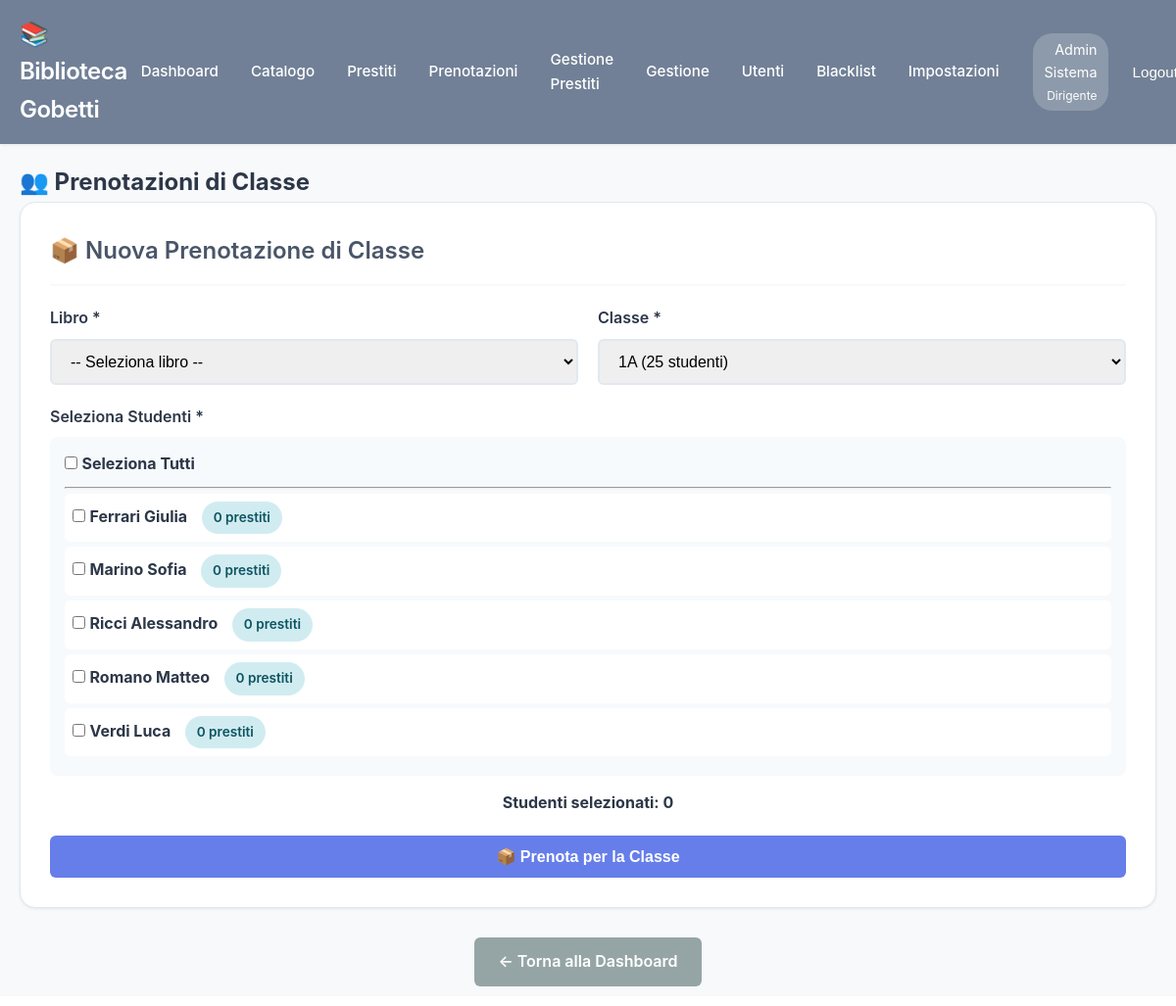
The app's page /biblioteca_gobetti/user/prenotazioni_classe.php?classe_id=1 (signed in) with its own data.
### tables this page shows
CREATE TABLE IF NOT EXISTS utenti (
    id INT AUTO_INCREMENT PRIMARY KEY,
    username VARCHAR(50) UNIQUE NOT NULL,
    password VARCHAR(255) NOT NULL,
    nome VARCHAR(100) NOT NULL,
    cognome VARCHAR(100) NOT NULL,
    email VARCHAR(150) UNIQUE NOT NULL,
    livello INT NOT NULL DEFAULT 100,
    classe_id INT NULL,
    in_blacklist BOOLEAN DEFAULT FALSE,
    motivo_blacklist TEXT NULL,
    data_inizio_blacklist DATETIME NULL,
    data_creazione TIMESTAMP DEFAULT CURRENT_TIMESTAMP,
    ultimo_accesso TIMESTAMP NULL,
    attivo BOOLEAN DEFAULT TRUE,
    INDEX idx_livello (livello),
    INDEX idx_blacklist (in_blacklist),
    INDEX idx_classe (classe_id)
);

### biblioteca_gobetti/includes/functions.php (called while the page is built, shortened)
<?php
function isLogged() {
    return isset($_SESSION['user_id']) && isset($_SESSION['livello']);
}
function hasMinLevel($livello_minimo) {
    return $_SESSION['livello'] >= $livello_minimo;
}
function getCurrentUser() {
    $db = getDB();
    $stmt = $db->prepare("SELECT * FROM utenti WHERE id = ?");
    $stmt->execute([$_SESSION['user_id']]);
    return $stmt->fetch();
}
function e($string) {
    return htmlspecialchars($string, ENT_QUOTES, 'UTF-8');
}
?>

### biblioteca_gobetti/user/prenotazioni_classe.php (the view, shortened to what this page needs)
<?php
require_once '../includes/functions.php';
$db = getDB();
$user = getCurrentUser();
if ($user['livello'] >= LIVELLO_BIBLIOTECARIO) {
    $classi = $db->query("SELECT * FROM classi WHERE attiva = 1 ORDER BY nome, sezione")->fetchAll();
} else {
    $classi = $db->query("SELECT * FROM classi WHERE attiva = 1 ORDER BY nome, sezione")->fetchAll();
}
$studenti = [];
$classe_selezionata = null;
if (isset($_GET['classe_id'])) {
    $classe_id = $_GET['classe_id'];
    $stmt = $db->prepare("SELECT * FROM classi WHERE id = ?");
    $stmt->execute([$classe_id]);
    $classe_selezionata = $stmt->fetch();
    if ($classe_selezionata) {
        $stmt = $db->prepare("
            SELECT u.*,
                   COUNT(p.id) as prestiti_attivi
            FROM utenti u
            LEFT JOIN prestiti p ON u.id = p.utente_id AND p.stato IN ('attivo', 'in_ritardo')
            WHERE u.classe_id = ? AND u.attivo = 1 AND u.livello = ?
            GROUP BY u.id
            ORDER BY u.cognome, u.nome
        ");
        $stmt->execute([$classe_id, LIVELLO_STUDENTE]);
        $studenti = $stmt->fetchAll();
    }
}
?>
<!DOCTYPE html>
<html lang="it">
<head>
    <link rel="stylesheet" href="../assets/css/style.css">
</head>
<body data-livello="<?php echo $user['livello']; ?>">
    <?php include '../includes/header.php'; ?>
    <div class="container">
        <h2>👥 Prenotazioni di Classe</h2>
        <div class="card">
            <div class="card-header">
                <h3 class="card-title">📦 Nuova Prenotazione di Classe</h3>
            </div>
            <form method="POST" id="formPrenotazioneClasse">
                <div class="form-row">
                    <div class="form-group">
                        <label class="form-label">Libro *</label>
                        <select name="libro_id" id="libro_id" class="form-control" required>
                            <option value="">-- Seleziona libro --</option>
                        </select>
                    </div>
                    <div class="form-group">
                        <label class="form-label">Classe *</label>
                        <select name="classe_id" class="form-control" required onchange="this.form.action='prenotazioni_classe.php'; this.form.method='GET'; this.form.submit();">
                            <?php foreach ($classi as $classe): ?>
                                <option value="<?php echo $classe['id']; ?>" <?php echo $classe_selezionata && $classe_selezionata['id'] == $classe['id'] ? 'selected' : ''; ?>>
                                    <?php echo e($classe['nome'] . ($classe['sezione'] ? $classe['sezione'] : '')); ?>
                                    (<?php echo $classe['numero_studenti']; ?> studenti)
                                </option>
                            <?php endforeach; ?>
                        </select>
                    </div>
                </div>
                <?php if (!empty($studenti)): ?>
                    <div class="form-group">
                        <label class="form-label">
                            Seleziona Studenti *
                        </label>
                        <div style="background: var(--light-bg); padding: 15px; border-radius: 8px; max-height: 400px; overflow-y: auto;">
                            <label style="display: block; margin-bottom: 10px;">
                                <input type="checkbox" id="seleziona-tutti" onchange="toggleTuttiStudentiClasse(this)">
                                <strong> Seleziona Tutti</strong>
                            </label>
                            <hr>
                            <?php foreach ($studenti as $studente): ?>
                                <label style="display: block; padding: 8px; margin: 5px 0; background: white; border-radius: 6px; cursor: pointer;">
                                    <input
                                        type="checkbox"
                                        name="studenti[]"
                                        value="<?php echo $studente['id']; ?>"
                                        class="studente-checkbox-classe"
                                        onchange="aggiornaContatore()"
                                        <?php echo $studente['in_blacklist'] ? 'disabled' : ''; ?>
                                    >
                                    <strong><?php echo e($studente['cognome'] . ' ' . $studente['nome']); ?></strong>
                                    <span class="badge badge-info" style="margin-left: 10px;">
                                        <?php echo $studente['prestiti_attivi']; ?> prestiti
                                    </span>
                                </label>
                            <?php endforeach; ?>
                        </div>
                        <div style="margin-top: 15px; text-align: center;">
                            <strong>Studenti selezionati: <span id="contatore-studenti">0</span></strong>
                        </div>
                    </div>
                    <button type="submit" class="btn btn-primary btn-block" id="btn-prenota">
                        📦 Prenota per la Classe
                    </button>
                <?php else: ?>
                    <div class="alert alert-info">
                        Seleziona una classe per visualizzare gli studenti.
                    </div>
                <?php endif; ?>
            </form>
        </div>
        <div style="margin-top: 30px; text-align: center;">
            <a href="dashboard.php" class="btn btn-secondary">← Torna alla Dashboard</a>
        </div>
    </div>
</body>
</html>

### biblioteca_gobetti/includes/header.php (shortened to what this page needs)
<?php
$user = getCurrentUser();
$livelli_nomi = [
    100 => 'Studente',
    300 => 'Docente',
    320 => 'Bibliotecario',
    400 => 'Tecnico',
    500 => 'Collaboratore',
    600 => 'Amministrativo',
    900 => 'Dirigente'
];
$ruolo = $livelli_nomi[$user['livello']] ?? 'Utente';
?>
<header class="header">
    <div class="header-content">
        <div class="header-logo">
            <h1>📚 Biblioteca Gobetti</h1>
        </div>
        <nav class="header-nav" id="main-nav">
            <div class="nav-links">
                <a href="/biblioteca_gobetti/user/dashboard.php">Dashboard</a>
                <a href="/biblioteca_gobetti/user/catalogo.php">Catalogo</a>
                <a href="/biblioteca_gobetti/user/prestiti.php">Prestiti</a>
                <a href="/biblioteca_gobetti/user/prenotazioni.php">Prenotazioni</a>
                <?php if (hasMinLevel(LIVELLO_DOCENTE)): ?>
                    <a href="/biblioteca_gobetti/user/prestiti_avanzati.php">Gestione Prestiti</a>
                <?php endif; ?>
                <?php if (hasMinLevel(LIVELLO_BIBLIOTECARIO)): ?>
                    <a href="/biblioteca_gobetti/admin/gestione_prestiti.php">Gestione</a>
                    <a href="/biblioteca_gobetti/admin/gestione_utenti.php">Utenti</a>
                    <a href="/biblioteca_gobetti/admin/gestione_blacklist.php">Blacklist</a>
                <?php endif; ?>
                <?php if (hasMinLevel(LIVELLO_AMMINISTRATIVO)): ?>
                    <a href="/biblioteca_gobetti/admin/impostazioni.php">Impostazioni</a>
                <?php endif; ?>
            </div>
            <div class="user-info">
                <span class="user-badge">
                    <?php echo e($user['nome'] . ' ' . $user['cognome']); ?>
                    <br>
                    <small><?php echo $ruolo; ?></small>
                </span>
                <form method="POST" action="/biblioteca_gobetti/user/logout.php" style="display: inline;">
                    <button type="submit" class="btn btn-secondary btn-sm">Logout</button>
                </form>
            </div>
        </nav>
    </div>
</header>

### biblioteca_gobetti/assets/css/style.css (style rules this page uses)
:root { --primary-color: #4a5568; --secondary-color: #667eea; --success-color: #48bb78; --danger-color: #f56565; --warning-color: #ed8936; --light-bg: #f7fafc; --dark-text: #2d3748; --border-color: #e2e8f0; --shadow: 0 1px 3px rgba(0,0,0,0.08); --shadow-hover: 0 4px 12px rgba(0,0,0,0.12); --color-studente: #4299e1; --color-docente: #805ad5; --color-bibliotecario: #38b2ac; --color-admin: #718096; --color-dirigente: #2d3748; }
body[data-livello="320"], body[data-livello="600"], body[data-livello="900"] { --user-color: var(--color-admin); }
* { margin: 0; padding: 0; box-sizing: border-box; }
body { font-family: -apple-system, BlinkMacSystemFont, 'Segoe UI', 'Roboto', sans-serif; background: #f8f9fa; color: var(--dark-text); line-height: 1.6; }
.container { max-width: 1400px; margin: 0 auto; padding: 20px; }
.header { background: var(--user-color, var(--primary-color)); color: white; padding: 1rem 0; box-shadow: var(--shadow); position: sticky; top: 0; z-index: 1000; }
.header-content { max-width: 1400px; margin: 0 auto; padding: 0 20px; display: flex; justify-content: space-between; align-items: center; }
.header-logo h1 { font-size: 1.5rem; font-weight: 600; letter-spacing: -0.5px; margin: 0; }
.header-nav { display: flex; gap: 20px; align-items: center; }
.nav-links { display: flex; gap: 5px; align-items: center; }
.header-nav a { color: white; text-decoration: none; padding: 8px 14px; border-radius: 8px; transition: all 0.2s ease; font-size: 0.95rem; font-weight: 500; }
.header-nav button { color: white; background: none; border: none; cursor: pointer; font-size: 0.95rem; font-weight: 500; padding: 8px 14px; border-radius: 8px; transition: all 0.2s ease; }
.user-info { display: flex; gap: 10px; align-items: center; }
.user-badge { display: inline-block; text-align: right; }
.user-info { display: flex; align-items: center; gap: 10px; }
.user-badge { background-color: rgba(255, 255, 255, 0.2); padding: 5px 12px; border-radius: 20px; font-size: 0.9rem; }
.card { background: white; border-radius: 16px; padding: 30px; margin-bottom: 25px; box-shadow: var(--shadow); transition: transform 0.3s ease, box-shadow 0.3s ease; border: 1px solid var(--border-color); }
.card-header { border-bottom: 2px solid var(--light-bg); padding-bottom: 15px; margin-bottom: 20px; }
.card-title { font-size: 1.5rem; color: var(--primary-color); font-weight: 600; }
.form-group { margin-bottom: 20px; }
.form-label { display: block; margin-bottom: 8px; font-weight: 600; color: var(--dark-text); }
.form-control { width: 100%; padding: 12px 15px; border: 2px solid var(--border-color); border-radius: 6px; font-size: 1rem; transition: border-color 0.3s; }
select.form-control { cursor: pointer; }
.form-row { display: grid; grid-template-columns: 1fr 1fr; gap: 20px; }
.btn { display: inline-block; padding: 12px 24px; border: none; border-radius: 6px; font-size: 1rem; font-weight: 600; cursor: pointer; transition: all 0.3s; text-decoration: none; text-align: center; }
.btn-primary { background-color: var(--secondary-color); color: white; }
.btn-secondary { background-color: #95a5a6; color: white; }
.btn-sm { padding: 8px 16px; font-size: 0.9rem; }
.btn-block { width: 100%; display: block; }
.badge { display: inline-block; padding: 6px 12px; border-radius: 20px; font-size: 0.85rem; font-weight: 600; }
.badge-info { background-color: #d1ecf1; color: #0c5460; }

### records on screen
utenti: nome+cognome "Admin Sistema", livello "Dirigente"
utenti: cognome+nome "Ferrari Giulia", prestiti_attivi "0"
utenti: cognome+nome "Marino Sofia", prestiti_attivi "0"
utenti: cognome+nome "Ricci Alessandro", prestiti_attivi "0"
utenti: cognome+nome "Romano Matteo", prestiti_attivi "0"
utenti: cognome+nome "Verdi Luca", prestiti_attivi "0"

### other values on screen
form field classe_id "1A (25 studenti)"
